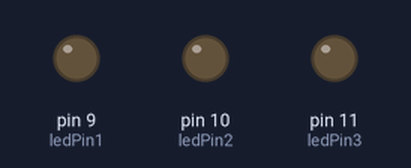
The sketch below on a simulated Arduino Uno, built with avr-gcc and run on an emulated ATmega328P. On the bench: output pins drawn as LEDs (lit = HIGH).

Above: at 0.05 s.
At 3.0 s:
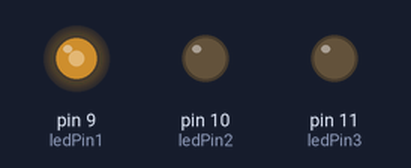
At 6.0 s:
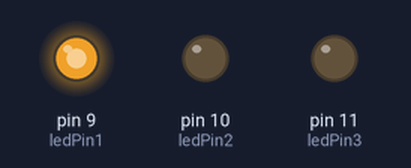
At 8.95 s:
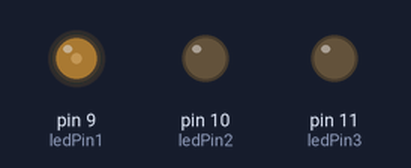
At 10.75 s:
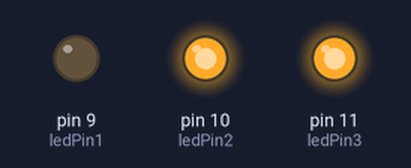
At 11.95 s:
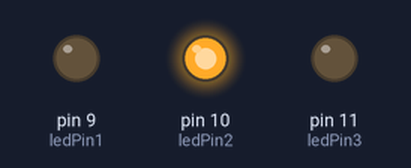
Timing chart, 0 to 15.6 s (numbered marks = the images above):
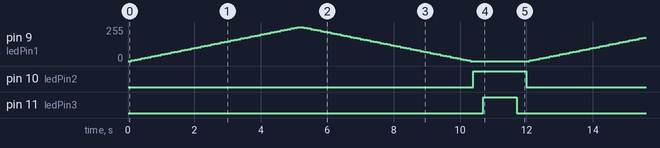

Measured:
- by itself, pin 10 (ledPin2): alternates HIGH for 1.6 s and LOW for 10.4 s
- by itself, pin 11 (ledPin3): alternates HIGH for 1.0 s and LOW for 11.0 s

The sketch:

Introduction.ino
```cpp
int ledPin1 = 9;                 // LED connected to digital pin
int ledPin2 = 10;                 // LED connected to digital pin
int ledPin3 = 11;                 // LED connected to digital pin

void setup()
{
  pinMode(ledPin1, OUTPUT);      // sets the digital pin as output
  pinMode(ledPin2, OUTPUT);
  pinMode(ledPin3, OUTPUT);
}

void loop()
{
  // Fade in.
  for (int fadeValue = 0 ; fadeValue <= 255; fadeValue += 5) {
    // sets the value (range from 0 to 255):
    analogWrite(ledPin1, fadeValue);
    // wait for 30 milliseconds to see the dimming effect
    delay(100);
  }

  // fade out from max to min in increments of 5 points:
  for (int fadeValue = 255 ; fadeValue >= 0; fadeValue -= 5) {
    // sets the value (range from 0 to 255):
    analogWrite(ledPin1, fadeValue);
    // wait for 30 milliseconds to see the dimming effect
    delay(100);
  }

  digitalWrite(ledPin2, HIGH);   // sets the LED on
  delay(300);
  digitalWrite(ledPin3, HIGH);   // sets the LED on
  delay(1000);                  // waits for a second
  digitalWrite(ledPin3, LOW);    // sets the LED off
  delay(300);
  digitalWrite(ledPin2, LOW);    // sets the LED off

  // Go check sensor.
  // If sensor on, then turn light on.
  // If sensor off, turn light off.
}
```
